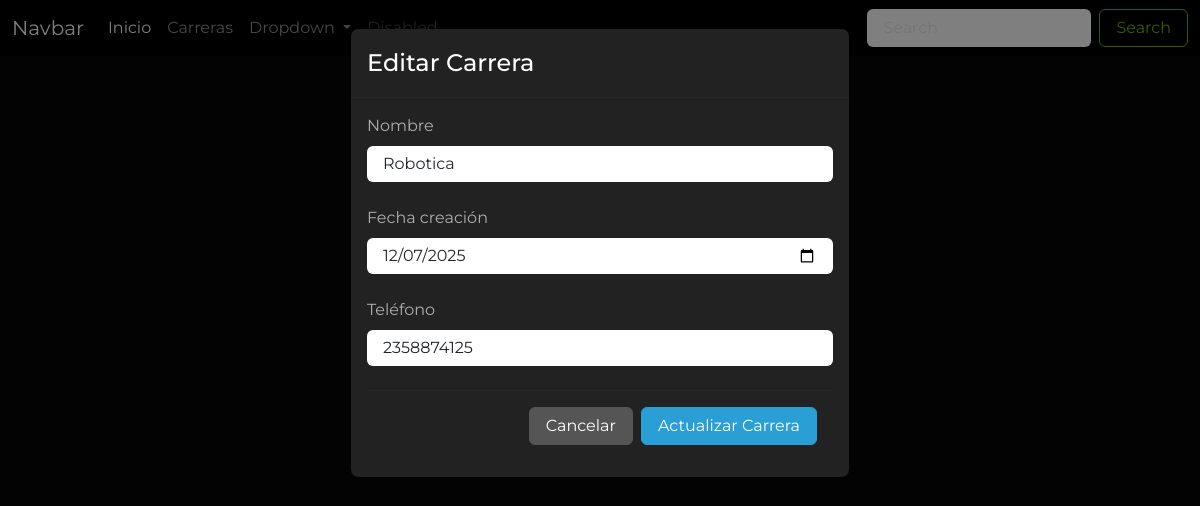
Page /editar_carrera/19 on the earlier database version.
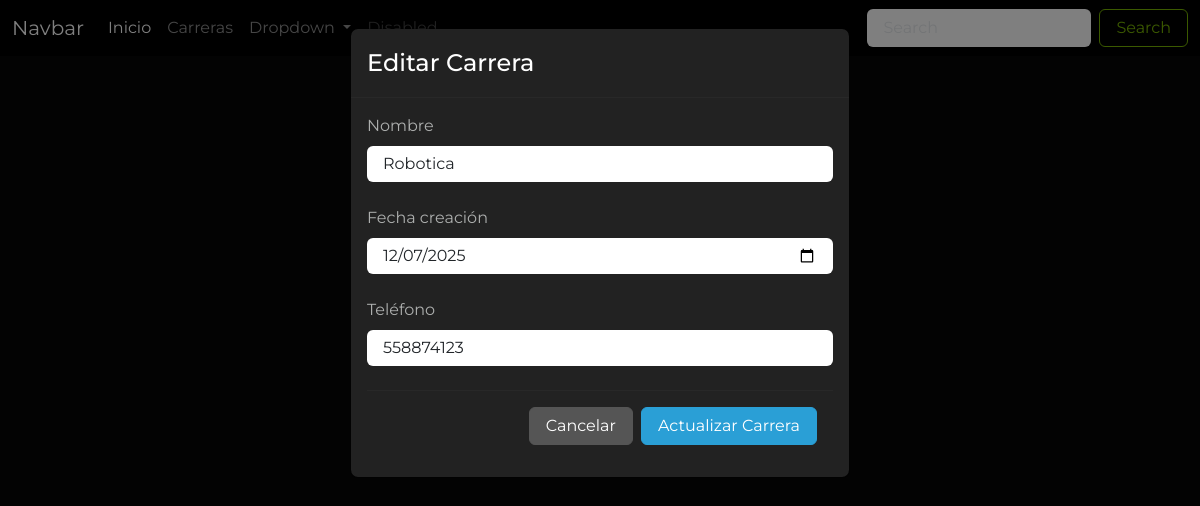
Same page on the later database version.
### Aplicaciones/Educacion/models.py (models this page shows, shortened)
class Carrera(models.Model):
    id_car=models.AutoField(primary_key=True)
    nombre_car=models.CharField(max_length=50)
    fecha_creacion_car=models.DateField()
    telefono_car=models.CharField(max_length=10)

### Aplicaciones/Educacion/views.py (the view)
# urls.py: path('editar_carrera/<id>', views.editar_carrera, name="editar_carrera"),
def editar_carrera(request, id):
    carreraDb = Carrera.objects.get(id_car=id)
    return render(request, 'editar_carrera.html', {
        "carrera": carreraDb
    })

### Aplicaciones/Educacion/templates/editar_carrera.html (shortened to what this page needs)
{% extends 'plantilla.html' %} {% load static %}
{% block contenido %}
    <div class="conteiner">
        <h1 class="mt-4 text-center">Editar Carrera</h1>
    </div>
<div class="modal fade" id="exampleModal" tabindex="-1" aria-labelledby="exampleModalLabel" aria-hidden="true" data-bs-backdrop="static">
  <div class="modal-dialog">
    <div class="modal-content">
      <div class="modal-header">
        <h1 class="modal-title fs-5" id="exampleModalLabel">Editar Carrera</h1>
      </div>
      <div class="modal-body">
        <form action="{% url 'procesar_editar_carrera' %}" method="post">
            <div class="mb-4">
                <label for="" class="form-label">Nombre</label>
                <input type="text" placeholder="Sistemas Operativos" id="nombre_car" name="nombre_car"
                required class="form-control" value="{{carrera.nombre_car}}" />
            </div>
            <div class="mb-4">
                <label for="" class="form-label">Fecha creación</label>
                <input type="date" id="fecha_creacion_car" name="fecha_creacion_car"
                required class="form-control" value="{{carrera.fecha_creacion_car|date:'Y-m-d'}}" />
            </div>
            <div class="mb-4">
                <label for="" class="form-label">Teléfono</label>
                <input type="text" placeholder="04129985421" id="telefono_car" name="telefono_car"
                required class="form-control" value="{{carrera.telefono_car}}"
                oninput="this.value = this.value.replace(/[^0-9]/g, '');"
                maxlength="10"/>
            </div>
            <div class="modal-footer">
              <a href="{% url 'carreras' %}" type="button" class="btn btn-secondary">Cancelar</a>
              <button type="submit" class="btn btn-primary">Actualizar Carrera</button>
            </div>
        </form>
      </div>
    </div>
  </div>
</div>
{% endblock contenido %}

Differences in the rows shown:
changed Carrera "Robotica": telefono_car "2358874125" → "558874123"
